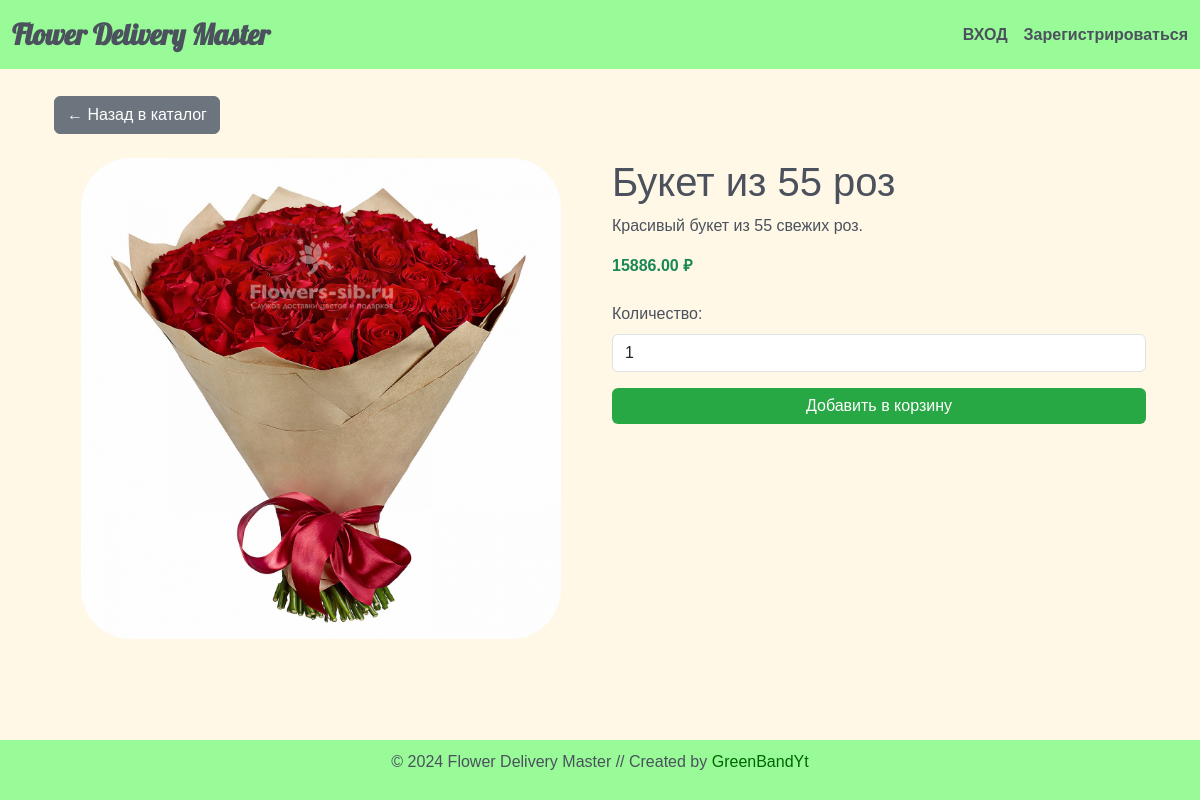
Screenshot of /catalog/product/1/ with the database file from the repository.
### catalog/models.py (models this page shows, shortened)
class Product(models.Model):
    name = models.CharField(max_length=200, verbose_name="Product Name")
    description = models.TextField(blank=True, verbose_name="Description")
    price = models.DecimalField(max_digits=10, decimal_places=2, verbose_name="Price")
    image = models.ImageField(upload_to='products/', blank=True, null=True, verbose_name="Image")
    created_at = models.DateTimeField(auto_now_add=True, verbose_name="Created At")
    updated_at = models.DateTimeField(auto_now=True, verbose_name="Updated At")

### catalog/views.py (the view)
# urls.py: path('product/<int:product_id>/', views.product_detail, name='product_detail'),  # Страница деталей товара
def product_detail(request, product_id):
    product = get_object_or_404(Product, id=product_id)
    reviews = product.reviews.all()  # Получаем все отзывы, связанные с этим товаром
    if request.method == 'POST':
        form = ReviewForm(request.POST)
        if form.is_valid():
            Review.objects.create(
                user=request.user,
                product=product,
                rating=form.cleaned_data['rating'],
                review_text=form.cleaned_data['review_text']
            )
            messages.success(request, "Ваш отзыв успешно добавлен!")
            return redirect('catalog:product_detail', product_id=product_id)
    else:
        form = ReviewForm()
    return render(request, 'catalog/product_detail.html', {
        'product': product,
        'reviews': reviews,
        'form': form  # Передаём форму в шаблон
    })

### catalog/forms.py
class ReviewForm(forms.Form):
    rating = forms.ChoiceField(
        label='Рейтинг',
        choices=[(i, f"{i} звёзд") for i in range(1, 6)],
        widget=forms.Select(attrs={
            'class': 'form-select',
        }),
    )
    review_text = forms.CharField(
        label='Текст отзыва',
        required=False,
        widget=forms.Textarea(attrs={
            'class': 'form-control',
            'placeholder': 'Напишите ваш отзыв здесь...',
            'rows': 3,
        }),
    )

### catalog/templates/catalog/product_detail.html (shortened to what this page needs)
{% extends "base.html" %}
{% block content %}
<div class="container mt-5">
    <a href="{% url 'catalog:home' %}" class="btn btn-secondary mb-4">← Назад в каталог</a>
    <div class="row">
        <div class="col-md-6">
            {% if product.image %}
            <img src="{{ product.image.url }}" class="img-fluid product-detail-img" alt="{{ product.name }}">
            {% else %}
            <img src="/media/products/placeholder.jpg" class="img-fluid product-detail-img" alt="No Image Available">
            {% endif %}
        </div>
        <div class="col-md-6">
            <h1>{{ product.name }}</h1>
            <p>{{ product.description }}</p>
            <p class="text-success"><strong>{{ product.price }} ₽</strong></p>
            <form action="{% url 'catalog:add_to_cart' product.id %}" method="POST" class="mt-4">
                <div class="mb-3">
                    <label for="quantity" class="form-label">Количество:</label>
                    <input type="number" name="quantity" id="quantity" class="form-control" value="1" min="1" required>
                </div>
                <button type="submit" class="btn btn-primary w-100">Добавить в корзину</button>
            </form>
        </div>
    </div>
</div>
{% endblock %}

### static/css/style.css (style rules this page uses)
body { margin: 0; padding: 0; font-family: 'Arial', sans-serif; background-color: #FFF8E7; color: #4B515D; display: flex; flex-direction: column; min-height: 100vh; }
.btn-primary { background-color: #28a745; color: #ffffff; border: none; }
h1, h2, h3 { color: #4B515D; }
p { color: #4B515D; }
button { background-color: #FF4500; color: #FFFFFF; border: none; border-radius: 5px; padding: 10px 20px; font-size: 16px; cursor: pointer; transition: background-color 0.3s ease; }
.product-detail-img { max-width: 90%; max-height: 500px; object-fit: contain; margin: 0 auto; display: block; border-radius: 50px; }

### rows the page displays
Product: image (picture), name "Букет из 55 роз", description "Красивый букет из 55 свежих роз.", price "15886.00"
